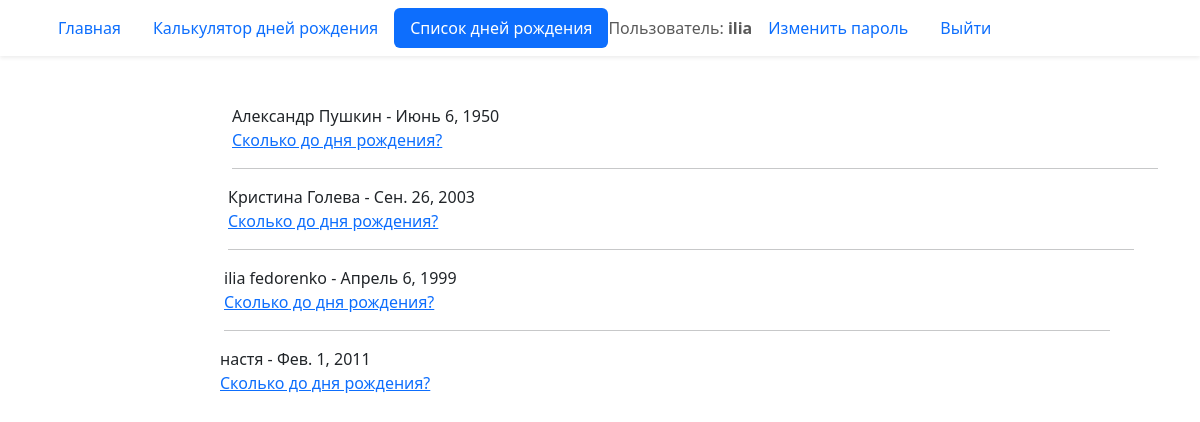
The page /birthday/list/ (signed in) on the database its author committed.
### birthday/models.py (models this page shows, shortened)
class Birthday(models.Model):
    first_name = models.CharField('Имя', max_length=20)
    last_name = models.CharField(
        'Фамилия', max_length=20, help_text='Необязательное поле', blank=True
    )
    birthday = models.DateField('Дата рождения', validators=(real_age,))
    image = models.ImageField('Фото', upload_to='birthdays_images', blank=True)
    author = models.ForeignKey(
        User, verbose_name='Автор записи', on_delete=models.CASCADE, null=True
    )
    class Meta:
        constraints = (
             models.UniqueConstraint(
                fields=('first_name', 'last_name', 'birthday'),
                name='Unique person constraint',
                ),
            )

### birthday/views.py (the view)
# urls.py: path('list/', views.BirthdayListView.as_view(), name='list'),
class BirthdayListView(ListView):
    model = Birthday
    ordering = 'id'
    paginate_by = 10

### templates/birthday/birthday_list.html (shortened to what this page needs)
{% extends "base.html" %}
{% block content %}
  {% for birthday in page_obj %}
    <div class="row">
      <div class="col-2">
      </div>
      <div class="col-10">
        <div>
          {{ birthday.first_name }} {{ birthday.last_name }} - {{ birthday.birthday }}<br>
          <a href="{% url 'birthday:detail' birthday.id %}">Сколько до дня рождения?</a>
        </div>
      {% if not forloop.last %}
        <hr class="mt-3">
      {% endif %}
    </div>
  {% endfor %}
{% endblock %}

### templates/includes/header.html (shortened to what this page needs)
<header>
  <nav class="navbar shadow-sm">
    <div class="container">
      {% with request.resolver_match.view_name as view_name %}
        <ul class="nav nav-pills">
          <li class="nav-item">
            <a class="nav-link {% if view_name == 'pages:homepage' %} active {% endif %}"
              href="{% url 'pages:homepage' %}">
              Главная
            </a>
          </li>
          <li class="nav-item">
            <a class="nav-link {% if view_name == 'birthday:create' %} active {% endif %}"
              href="{% url 'birthday:create' %}">
              Калькулятор дней рождения
            </a>
          </li>
          <li class="nav-item">
            <a class="nav-link {% if view_name == 'birthday:list' %} active {% endif %}" href="{% url 'birthday:list' %}">
              Cписок дней рождения
            </a>
          </li>
          {% if user.is_authenticated %}
            <span class="navbar-text">Пользователь: <b>{{ user.username }}</b></span>
            <li class="nav-item">
              <a class="nav-link{% if view_name == 'password_change' %} active {% endif %}"
                href="{% url 'password_change' %}">Изменить пароль</a>
            </li>
            <li class="nav-item">
              <a class="nav-link" href="{% url 'logout' %}">Выйти</a>
            </li>
          {% endif %}
        </ul>
      {% endwith %}
    </div>
  </nav>
</header>

### rows shown on the page
Birthday: first_name "Александр", last_name "Пушкин", birthday "Июнь 6, 1950"
Birthday: first_name "Кристина", last_name "Голева", birthday "Сен. 26, 2003"
Birthday: first_name "ilia", last_name "fedorenko", birthday "Апрель 6, 1999"
Birthday: first_name "настя", birthday "Фев. 1, 2011"

### other values the page prints
{{ user.username }} "ilia"
